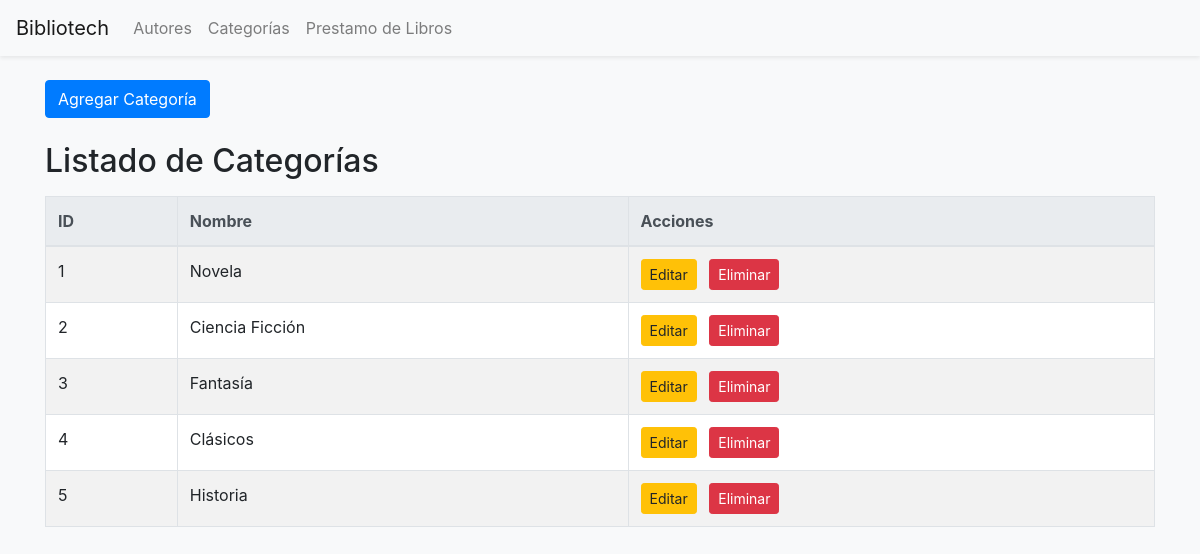
Page /public/categorias.php on the committed database.
### tables this page shows
CREATE TABLE `categorias` (
  `id` int(11) NOT NULL,
  `nombre` varchar(50) DEFAULT NULL
);

### classes/Biblioteca.php (called while the page is built, shortened)
<?php
require_once 'Categoria.php';
class Biblioteca {
    private $categoria;
    public function __construct($pdo) {
        $this->categoria = new Categoria($pdo);
    }
    public function obtenerTodasCategorias() {
        return $this->categoria->obtenerTodos();
    }
}
?>

### classes/Categoria.php (called while the page is built, shortened)
<?php
class Categoria
{
    private $pdo;
    public function __construct($dbConnection)
    {
        $this->pdo = $dbConnection;
    }
    public function obtenerTodos()
    {
        try {
            $sql = "SELECT * FROM categorias";
            $stmt = $this->pdo->query($sql);
            return $stmt->fetchAll(PDO::FETCH_ASSOC);
        } catch (PDOException $e) {
            throw new Exception("Error al obtener categorías: " . $e->getMessage());
        }
    }
}

### public/categorias.php (the view, shortened to what this page needs)
<?php
require_once '../classes/Biblioteca.php';
try {
    $pdo = Database::getConnection();
    $biblioteca = new Biblioteca($pdo);
    $categorias = $biblioteca->obtenerTodasCategorias();
} catch (Exception $e) {
    die("Error: " . $e->getMessage());
}
?>
<!DOCTYPE html>
<html lang="es">
<head>
    <link href="https://cdn.jsdelivr.net/npm/bootstrap@5.3.0/dist/css/bootstrap.min.css" rel="stylesheet">
</head>
<body class="bg-light">
    <?php include 'nav_bar.php'; ?>
    <div class="container mt-4">
        <a href="agregar_categoria.php" class="btn btn-primary mb-4">Agregar Categoría</a>
        <h2 class="mb-3">Listado de Categorías</h2>
        <?php if (!empty($categorias)): ?>
            <div class="table-responsive">
                <table class="table table-bordered table-striped table-hover">
                    <thead class="thead-light">
                        <tr>
                            <th>ID</th>
                            <th>Nombre</th>
                            <th>Acciones</th>
                        </tr>
                    </thead>
                    <tbody>
                        <?php foreach ($categorias as $categoria): ?>
                            <tr>
                                <td><?php echo htmlspecialchars($categoria['id']); ?></td>
                                <td><?php echo htmlspecialchars($categoria['nombre']); ?></td>
                                <td>
                                    <a href="editar_categoria.php?id=<?php echo $categoria['id']; ?>" class="btn btn-sm btn-warning me-2">Editar</a>
                                    <a href="eliminar_categoria.php?id=<?php echo $categoria['id']; ?>" class="btn btn-sm btn-danger" onclick="return confirm('¿Estás seguro de eliminar esta categoría?')">Eliminar</a>
                                </td>
                            </tr>
                        <?php endforeach; ?>
                    </tbody>
                </table>
            </div>
        <?php else: ?>
            <div class="alert alert-info">No hay categorías que coincidan con la búsqueda.</div>
        <?php endif; ?>
    </div>
</body>
</html>

### rows in the picture
categorias: id "1", nombre "Novela"
categorias: id "2", nombre "Ciencia Ficción"
categorias: id "3", nombre "Fantasía"
categorias: id "4", nombre "Clásicos"
categorias: id "5", nombre "Historia"
